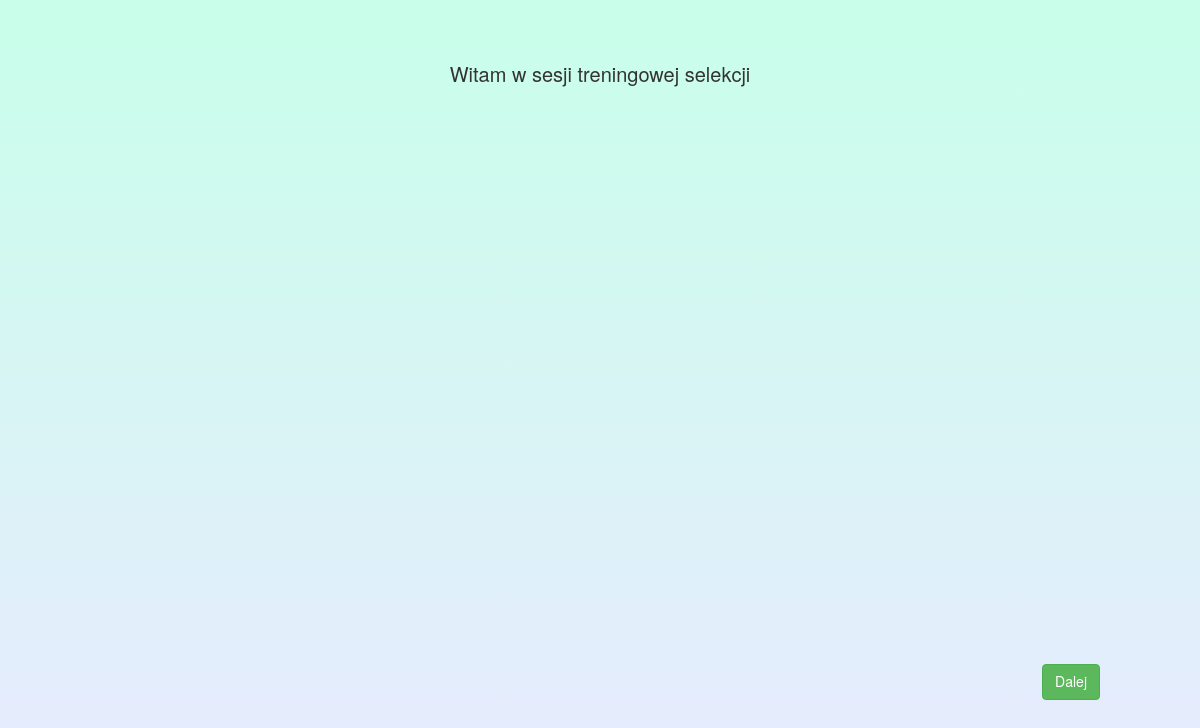
The page /welcome_training_selection/ (signed in) on the database as committed earlier.
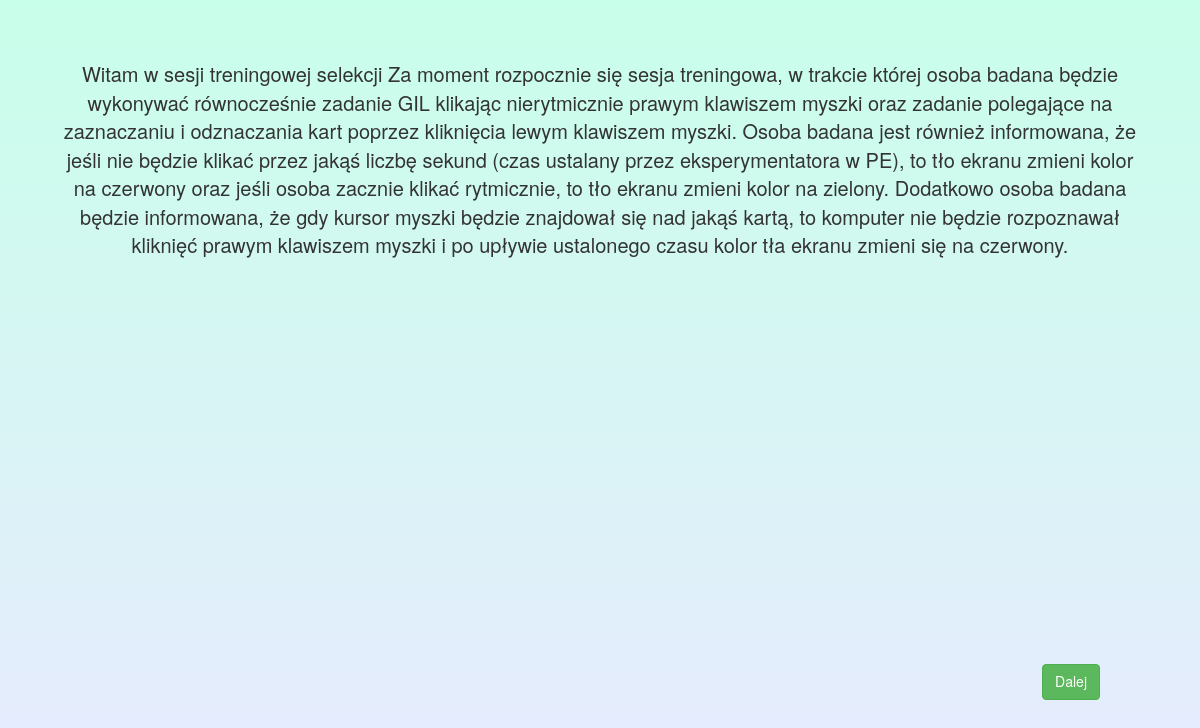
The same page on the database as committed later.
### exp/models.py (models this page shows, shortened)
class DescriptionSettings(models.Model):
    welcome_description = models.TextField()
    training_gil_description = models.TextField()
    survey_gil_description = models.TextField()
    training_selection_description = models.TextField()
    survey_selection_description = models.TextField()
    ending_description = models.TextField()

### exp/views.py (the view)
# urls.py: url(r'^welcome_training_selection/', views.welcome_training_selection, name='welcome_training_selection'),
@login_required()
def welcome_training_selection(request):
    general_settings = DescriptionSettings.objects.all()[0]
    return render(request, 'welcome_training_selection.html',
                  {'description': general_settings.training_selection_description})

### exp/templates/welcome_training_selection.html (shortened to what this page needs)
<!DOCTYPE html>
<html lang="en">
<head>
    {% load staticfiles %}
    <link rel="stylesheet" type="text/css" href="{% static 'exp/style.css' %}" />
    <link rel="stylesheet" href="https://maxcdn.bootstrapcdn.com/bootstrap/3.3.7/css/bootstrap.min.css">
</head>
<body>
    <div style="text-align:center; padding:60px; font-size: 20px">{{ description }}</div>
    <div>
        <a href="/training_selection/" class="right-corner-btn btn btn-success">Dalej</a>
    </div>
</body>
</html>

Rows that differ between the two databases and show on the page:
changed DescriptionSettings: training_selection_description "Witam w sesji treningowej selekcji" → "Witam w sesji treningowej selekcji Za moment rozpocznie się sesja treningowa, w trakcie której osoba badana będzie wykonywać równocześnie zadanie GIL klikając nierytmicznie prawym klawiszem myszki oraz zadanie polegające na zaznaczaniu i odznaczania kart poprzez kliknięcia lewym klawiszem myszki. Osoba badana jest również informowana, że jeśli nie będzie klikać przez jakąś liczbę sekund (czas ustalany przez eksperymentatora w PE), to tło ekranu zmieni kolor na czerwony oraz jeśli osoba zacznie klikać rytmicznie, to tło ekranu zmieni kolor na zielony. Dodatkowo osoba badana będzie informowana, że gdy kursor myszki będzie znajdował się nad jakąś kartą, to komputer nie będzie rozpoznawał…"
